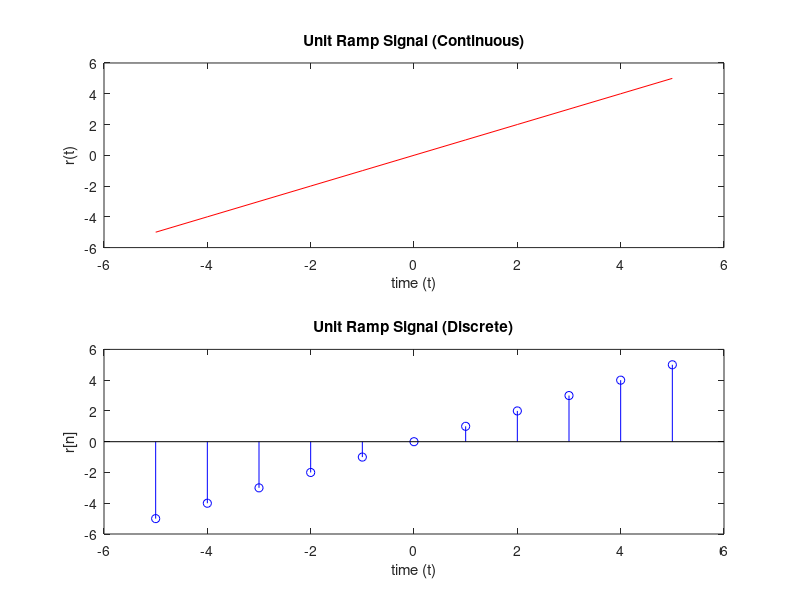

This figure's MATLAB source:
clc;
clear;
close all;
%{
r(t)={ t for t >= 0 ; 0 for t <0 }
%}

n = input('Limit (-n<t<n) : ');
x= -n:1:n;

subplot(2,1,1);
%plot(x,y,'r');
plot(x,x,'r');
xlabel('time (t)');
ylabel('r(t)');
title('Unit Ramp Signal (Continuous)');

subplot(2,1,2);
%stem(x,y,'b');
stem(x,x,'b');
xlabel('time (t)');
ylabel('r[n]');
title('Unit Ramp Signal (Discrete)');